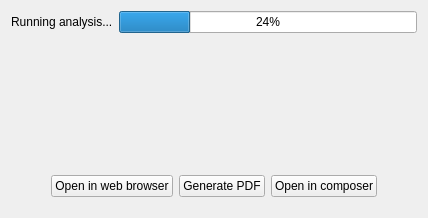
     <widget class="QWidget" name="pgF25Progress">
      <layout class="QVBoxLayout" name="verticalLayout_16">
       <item>
        <layout class="QHBoxLayout" name="horizontalLayout_3">
         <item>
          <widget class="QLabel" name="lblAnalysisStatus">
           <property name="text">
            <string>Running analysis...</string>
           </property>
           <property name="wordWrap">
            <bool>true</bool>
           </property>
          </widget>
         </item>
         <item>
          <widget class="QProgressBar" name="pbProgress">
           <property name="value">
            <number>24</number>
           </property>
          </widget>
         </item>
        </layout>
       </item>
       <item>
        <spacer name="verticalSpacer_62">
         <property name="orientation">
          <enum>Qt::Vertical</enum>
         </property>
         <property name="sizeType">
          <enum>QSizePolicy::Fixed</enum>
         </property>
         <property name="sizeHint" stdset="0">
          <size>
           <width>20</width>
           <height>20</height>
          </size>
         </property>
        </spacer>
       </item>
       <item>
        <widget class="MessageViewer" name="wvResults" native="true">
         <property name="sizePolicy">
          <sizepolicy hsizetype="Preferred" vsizetype="MinimumExpanding">
           <horstretch>0</horstretch>
           <verstretch>0</verstretch>
          </sizepolicy>
         </property>
         <property name="minimumSize">
          <size>
           <width>100</width>
           <height>100</height>
          </size>
         </property>
         <property name="url" stdset="0">
          <url>
           <string>about:blank</string>
          </url>
         </property>
        </widget>
       </item>
       <item>
        <spacer name="verticalSpacer_64">
         <property name="orientation">
          <enum>Qt::Vertical</enum>
         </property>
         <property name="sizeType">
          <enum>QSizePolicy::Fixed</enum>
         </property>
         <property name="sizeHint" stdset="0">
          <size>
           <width>20</width>
           <height>10</height>
          </size>
         </property>
        </spacer>
       </item>
       <item>
        <layout class="QHBoxLayout" name="hltGenerateRaports">
         <item>
          <spacer name="horizontalSpacer_31">
           <property name="orientation">
            <enum>Qt::Horizontal</enum>
           </property>
           <property name="sizeHint" stdset="0">
            <size>
             <width>40</width>
             <height>20</height>
            </size>
           </property>
          </spacer>
         </item>
         <item>
          <widget class="QPushButton" name="pbnReportWeb">
           <property name="text">
            <string>Open in web browser</string>
           </property>
          </widget>
         </item>
         <item>
          <widget class="QPushButton" name="pbnReportPDF">
           <property name="text">
            <string>Generate PDF</string>
           </property>
          </widget>
         </item>
         <item>
          <widget class="QPushButton" name="pbnReportComposer">
           <property name="text">
            <string>Open in composer</string>
           </property>
          </widget>
         </item>
         <item>
          <spacer name="horizontalSpacer_33">
           <property name="orientation">
            <enum>Qt::Horizontal</enum>
           </property>
           <property name="sizeHint" stdset="0">
            <size>
             <width>40</width>
             <height>20</height>
            </size>
           </property>
          </spacer>
         </item>
        </layout>
       </item>
       <item>
        <spacer name="verticalSpacer_61">
         <property name="orientation">
          <enum>Qt::Vertical</enum>
         </property>
         <property name="sizeType">
          <enum>QSizePolicy::Fixed</enum>
         </property>
         <property name="sizeHint" stdset="0">
          <size>
           <width>20</width>
           <height>10</height>
          </size>
         </property>
        </spacer>
       </item>
      </layout>
     </widget>
